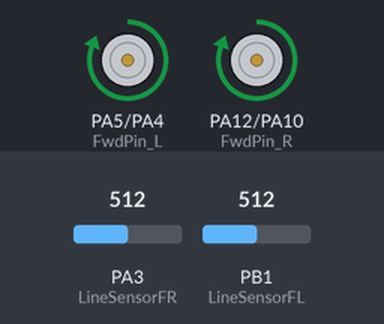
A sketch run on a simulated STM32 Blue Pill. On the bench: motor-driver pin pairs drawn as motors (green arrow = first pin HIGH = forward, orange = second pin HIGH = backward, longer = more drive, scaled by the enable pin). Inputs (shaded band) come from the test bench; at power-on: PA3 (LineSensorFR) = 512, PB1 (LineSensorFL) = 512. EEPROM starts erased.

Above: at 1.2 s.
1.3 s: PA3 (LineSensorFR) set to 591
2.8 s: PA3 (LineSensorFR) set to 615
At 3.1 s:
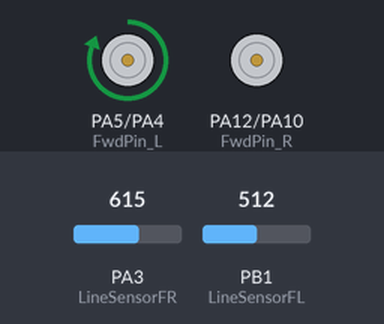
4.3 s: PB1 (LineSensorFL) set to 588
5.8 s: PB1 (LineSensorFL) set to 615
At 6.5 s:
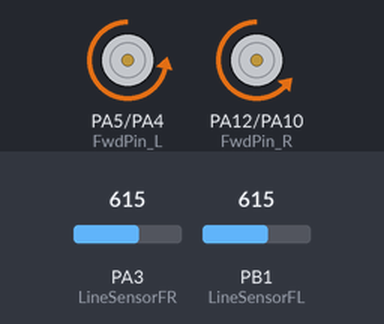
7.3 s: PA3 (LineSensorFR) set to 511
At 7.7 s:
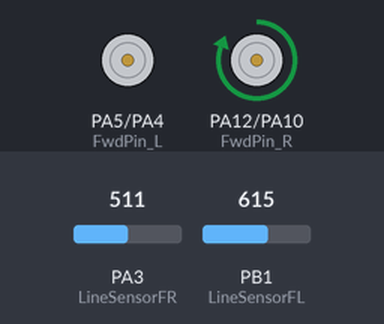
8.8 s: PB1 (LineSensorFL) set to 511
At 10.0 s:
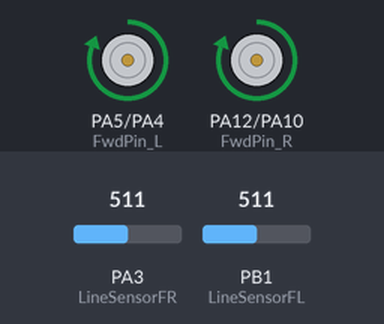
Timing chart, 0 to 11.3 s (numbered marks = the images above; inputs shaded):
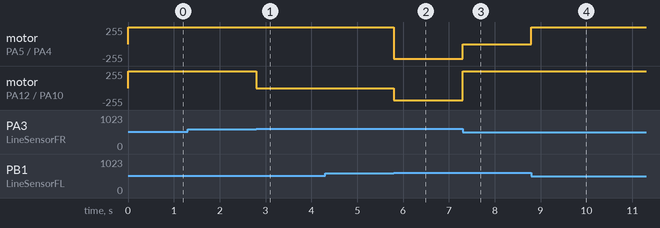

Measured:
- the behaviour switches between 599 and 600 on PA3 (LineSensorFR) (found by bisection; images 0 and 1)
- the behaviour switches between 599 and 600 on PB1 (LineSensorFL) (found by bisection; images 1 and 2)
- after the input at 1.3 s, every drawn part: stays the same
- after the input at 2.8 s, motor on PA12 (FwdPin_R) / PA10 (BwdPin_R): forward 255/255 → stopped at once
- after the input at 4.3 s, every drawn part: stays the same
- after the input at 5.8 s, motor on PA5 (FwdPin_L) / PA4 (BwdPin_L): forward 255/255 → backward 220/255 at once; motor on PA12 (FwdPin_R) / PA10 (BwdPin_R): stopped → backward 187/255 at once
- after the input at 7.3 s, motor on PA5 (FwdPin_L) / PA4 (BwdPin_L): backward 220/255 → stopped at once; motor on PA12 (FwdPin_R) / PA10 (BwdPin_R): backward 187/255 → forward 255/255 at once
- after the input at 8.8 s, motor on PA5 (FwdPin_L) / PA4 (BwdPin_L): stopped → forward 255/255 at once

The sketch:

RUSH.ino
```cpp
#include "EEPROM.h"

#define FwdPin_L PA5
#define BwdPin_L PA4
#define Speed_L PA8 // PA6

#define FwdPin_R PA12
#define BwdPin_R PA10
#define Speed_R PB0

#define LineSensorFR PA3  // Sensor 8
#define LineSensorFL PB1  // Sensor 3

#define MaxSpeed 100
#define TURBO_SPEED 255

#define COEFFICIENT_SPEED_R 1.25
#define COEFFICIENT_SPEED_L 1.0

#define EEPROM_SIZE 4

HardwareSerial SerialBT(PB4, PA2);  // D12, A7

int goingFromLineTime = 500; // ms
unsigned long startGoingFromLine = 0; // ms
int goingAroundFromLineTime = 1000; // ms
unsigned long startGoingAroundFromLine = 0; // ms

int maxesBlack[2] = {0, 0};

struct LineSensorsData
{
  bool right;
  bool left;
};

void setup() {
  pinMode(LineSensorFR, INPUT);
  pinMode(LineSensorFL, INPUT);

  pinMode(FwdPin_R, OUTPUT);
  pinMode(BwdPin_R, OUTPUT);
  pinMode(FwdPin_L, OUTPUT);
  pinMode(BwdPin_L, OUTPUT);
  pinMode(Speed_R, OUTPUT);
  pinMode(Speed_L, OUTPUT);
  brake();

  for (int i=0; i<2; i++){
    maxesBlack[i] = EEPROM.read(2*i) * 256 + EEPROM.read(2*i + 1);
    if (maxesBlack[i] == 65535 || maxesBlack[i] == 0){
      maxesBlack[i] = 800;
    }
  }
  SerialBT.begin(115200);
}

void loop() {
  if (checkSomeLineCrossing()){
    goFromLine();
  }
  else {
    go_forward(TURBO_SPEED);
  }
//  delay(1);
}

void goFromLine(){
  LineSensorsData data = getLineCrossing();
  if (data.right && data.left){
    go_around(-MaxSpeed * 1.5, -MaxSpeed * 2.2);
//    go_around(-TURBO_SPEED, -TURBO_SPEED);
  }
  else if (data.right){
//    go_around(-MaxSpeed * 1.5, -MaxSpeed * 2.2);
//    go_around(-TURBO_SPEED, -TURBO_SPEED);
    go_around(0, TURBO_SPEED);
  }
  else if (data.left){
//    go_around(-MaxSpeed * 1.5, -MaxSpeed * 2.2);
//    go_around(-TURBO_SPEED, -TURBO_SPEED);
    go_around(TURBO_SPEED, 0);
  }
  else {
    go_around(TURBO_SPEED, TURBO_SPEED);
  }
}

bool checkSomeLineCrossing(){
  LineSensorsData data = getLineCrossing();
  return (data.right || data.left);
}

LineSensorsData getLineCrossing()
{
  LineSensorsData data;
  int r = analogRead(LineSensorFR) - maxesBlack[0] + 200;
  int l = analogRead(LineSensorFL) - maxesBlack[1] + 200;
//  SerialBT.print(r >= 0); SerialBT.print(" "); SerialBT.println(l >= 0);
  data.right = (r >= 0);
  data.left = (l >= 0);
  return data;
}

void brake(){
  digitalWrite(BwdPin_R,LOW);
  digitalWrite(BwdPin_L,LOW);

  digitalWrite(FwdPin_R,LOW);
  digitalWrite(FwdPin_L,LOW);

  digitalWrite(Speed_R,LOW);
  digitalWrite(Speed_L,LOW);
}

void soft_brake(){
  digitalWrite(Speed_R,LOW);
  digitalWrite(Speed_L,LOW);
}

void go_forward(int speed){
  digitalWrite(BwdPin_R,!(speed >= 0));
  digitalWrite(FwdPin_R,(speed >= 0));

  digitalWrite(BwdPin_L,!(speed >= 0));
  digitalWrite(FwdPin_L,(speed >= 0));

  analogWrite(Speed_R, speed>=0 ? (int)constrain(speed * COEFFICIENT_SPEED_R, 0, 255) : (int)constrain(-speed * COEFFICIENT_SPEED_R, 0, 255));
  analogWrite(Speed_L, speed>=0 ? (int)constrain(speed * COEFFICIENT_SPEED_L, 0, 255) : (int)constrain(-speed * COEFFICIENT_SPEED_L, 0, 255));
}

void go_around(int speedR, int speedL){
  digitalWrite(BwdPin_R,!(speedR >= 0));
  digitalWrite(FwdPin_R,(speedR >= 0));

  digitalWrite(BwdPin_L,!(speedL >= 0));
  digitalWrite(FwdPin_L,(speedL >= 0));
  speedR *= COEFFICIENT_SPEED_R;
  speedL *= COEFFICIENT_SPEED_L;
  speedR = constrain(speedR, -255, 255);
  speedL = constrain(speedL, -255, 255);
  analogWrite(Speed_R, speedR>=0 ? speedR : -speedR);
  analogWrite(Speed_L, speedL>=0 ? speedL : -speedL);
}
```
